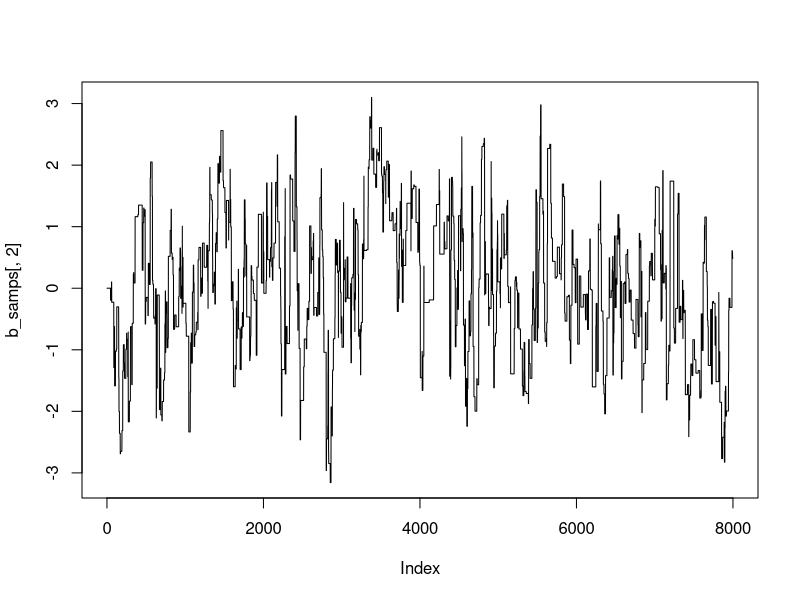
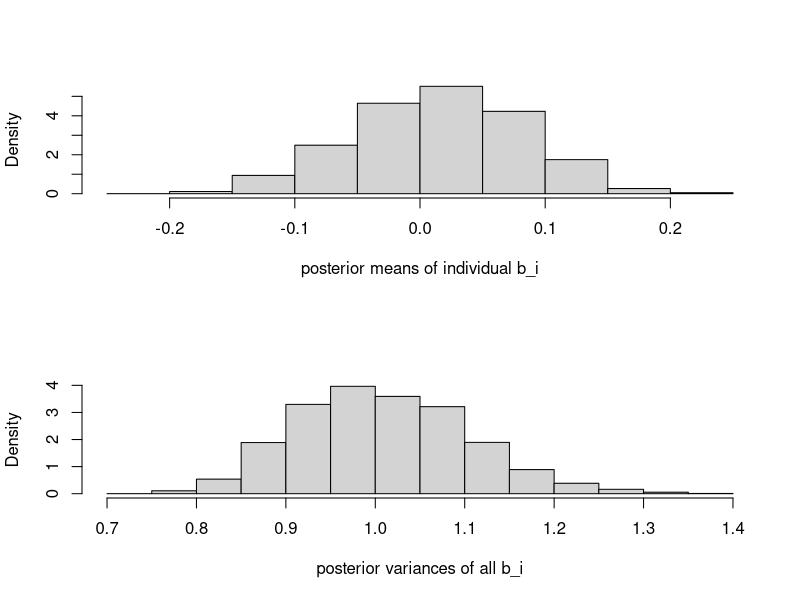

These figures' R source, in order: (Note: this script raises an error after producing the figures.)
# Set up the parameters
n_iter <- 1E5
p_burnin <- 0.2
n_burnin <- n_iter * p_burnin
n <- 200  
a_obs <- rnorm(n)  
sigma <- matrix(c(1, 1, 1, 2), ncol=2)
thin <- 10 

# Precompute the inverse upper cholesky factor of the covariance matrix
sigma_chol_inv <- solve(chol(sigma))

# Initialize b as a matrix where each row is a sampled vector at each iteration
b <- matrix(NA, nrow=n_iter, ncol=n)
b[1, ] <- rnorm(n)  # Initial values for b
c_obs <- a_obs + b[1, ]  # Initial values of c

# Function to calculate the log of the target density for a vector of b's
log_target_density <- function(b_vec, a_obs, sigma_chol_inv) {
  c_vec <- a_obs + b_vec
  total_log_density <- sum(dnorm(cbind(a_obs, c_vec) %*% sigma_chol_inv, log = T))
  return(total_log_density)
}

# Metropolis sampling
log_target_densities <- numeric(n_iter)
log_target_densities[1] <- log_target_density(b[1,], a_obs, sigma_chol_inv)
accept_reject <- logical(n_iter)
for (i in 2:n_iter) {
  #progress
  if(i %% round(n_iter/20) == 0) print(i)
  
  # Symmetric proposal distribution for each element of b
  n_proposal <- sample(1:min(n, 10), 1)
  inds_proposal <- sample(1:n, n_proposal)
  b_proposal <- b[i-1, ]
  b_proposal[inds_proposal] <- b_proposal[inds_proposal] + rnorm(n_proposal, mean=0, sd = 5/n_proposal)  # Tune the sd as needed
  b_proposal_log_target_density <- log_target_density(b_proposal, a_obs, sigma_chol_inv)
  
  # Calculate acceptance ratio
  log_accept_ratio <- b_proposal_log_target_density - log_target_densities[i-1]
  
  # Accept or reject the proposal
  if (log(runif(1)) < log_accept_ratio) {
    b[i, ] <- b_proposal
    log_target_densities[i] <- b_proposal_log_target_density
    accept_reject[i] <- T
  } else {
    b[i, ] <- b[i-1, ]
    log_target_densities[i] <- log_target_densities[i-1]
  }
}
mean(accept_reject)

#remove burnin
mean(accept_reject)
b_samps <- b[seq((n_burnin+1), n_iter, by = 10),]
plot(b_samps[,2], type = "l")

par(mfrow = c(2,1))
hist(rowMeans(b_samps), xlab = "posterior means of individual b_i", freq = F, main = ""); abline(v=1, col=2)
hist(apply(b_samps, 1, var), xlab = "posterior variances of all b_i", freq = F, main = "")
b_means <- colMeans(b_samps)
c_means <- colMeans(t(t(b_samps) + a))

pairs(cbind(a=a, b=b_means, c=c_means), 
      diag.panel = panel.hist, 
      lower.panel = panel.pts, upper.panel = NULL, cex.labels = 3)
